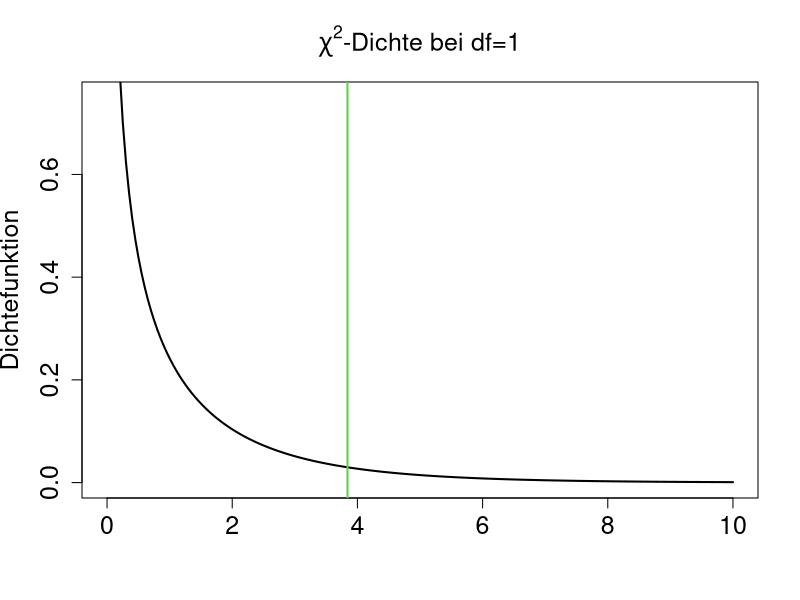

The R source for this figure:
# http://davegiles.blogspot.de/p/code.html
# https://www.r-bloggers.com/central-and-non-central-distributions/
# http://web.uvic.ca/~dgiles/blog/noncentral_chisq.R
# https://plot.ly/r/text-and-annotations/

# crit<-qchisq(0.95, df=3)
# x <- seq(from=0, to=20, length.out=200)           
# ylim <- c(0, 0.25)
# plot(x, dchisq(x,df=3), main=paste("Non-Central Chi-Square Densities", "\n(v = 3)"), type='l', ylim=ylim)
# lines(x, dchisq(x,df=3, ncp=1),type='l', ylim=ylim, col="2")
# lines(x, dchisq(x,df=3, ncp=5),type='l', ylim=ylim, col="4")
# abline(v = crit, col = "3")
# legend(x=10,y=0.2, c("lambda = 0", "lambda = 1", "lambda = 5"),cex=.8, 
#        col=c(1,2,4), lty=c(1,1,1))
# text(crit, -0.004, paste("crit"))

setwd("C:/Users/zo95yup/Documents/GitHub/StatII_Soziologie_Jena/Indukt_Stat/Uebung2")
df<-1
pdf("chi2.pdf")
crit<-qchisq(0.95, df=df)
x <- seq(from=0, to=10, length.out=200)           
ylim <- c(0, 0.75)
plot(x, dchisq(x,df=1), main=expression(paste(chi^2,"-Dichte bei df=1",sep="")), 
     type='l', ylim=ylim, ylab="Dichtefunktion",xlab="",lwd=2,cex.axis=1.5,cex.lab=1.5,cex.main=1.5)
#lines(x, dchisq(x,df=3, ncp=1),type='l', ylim=ylim, col="2")
#lines(x, dchisq(x,df=3, ncp=5),type='l', ylim=ylim, col="4")
abline(v = crit, col = "3",lwd=2)
#legend(x=10,y=0.2, c("lambda = 0", "lambda = 1", "lambda = 5"),cex=.8, 
       #col=c(1,2,4), lty=c(1,1,1))
text(crit+0.5, 1.4, paste("k"),cex=1.5)
dev.off()
